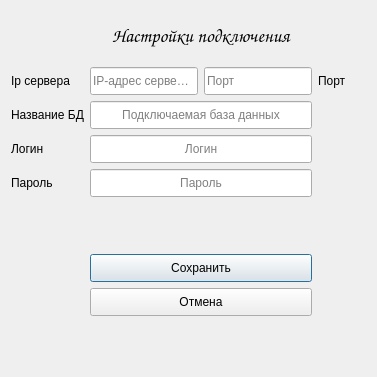
<?xml version="1.0" encoding="UTF-8"?>
<ui version="4.0">
 <class>SetConnectDB</class>
 <widget class="QDialog" name="SetConnectDB">
  <property name="geometry">
   <rect>
    <x>0</x>
    <y>0</y>
    <width>377</width>
    <height>377</height>
   </rect>
  </property>
  <property name="windowTitle">
   <string>Dialog</string>
  </property>
  <layout class="QGridLayout" name="gridLayout">
   <item row="1" column="3">
    <widget class="QLineEdit" name="port_ln">
     <property name="sizePolicy">
      <sizepolicy hsizetype="Preferred" vsizetype="Fixed">
       <horstretch>0</horstretch>
       <verstretch>0</verstretch>
      </sizepolicy>
     </property>
     <property name="minimumSize">
      <size>
       <width>0</width>
       <height>28</height>
      </size>
     </property>
     <property name="maximumSize">
      <size>
       <width>16777215</width>
       <height>30</height>
      </size>
     </property>
     <property name="styleSheet">
      <string notr="true"/>
     </property>
     <property name="text">
      <string/>
     </property>
     <property name="placeholderText">
      <string>Порт</string>
     </property>
    </widget>
   </item>
   <item row="0" column="2" colspan="2">
    <widget class="QLabel" name="label">
     <property name="font">
      <font>
       <family>Comic Sans MS</family>
       <pointsize>14</pointsize>
       <italic>true</italic>
       <bold>false</bold>
      </font>
     </property>
     <property name="text">
      <string>Настройки подключения</string>
     </property>
     <property name="alignment">
      <set>Qt::AlignCenter</set>
     </property>
    </widget>
   </item>
   <item row="0" column="1">
    <spacer name="verticalSpacer_3">
     <property name="orientation">
      <enum>Qt::Vertical</enum>
     </property>
     <property name="sizeHint" stdset="0">
      <size>
       <width>20</width>
       <height>40</height>
      </size>
     </property>
    </spacer>
   </item>
   <item row="1" column="1">
    <widget class="QLabel" name="label_2">
     <property name="text">
      <string>Ip сервера</string>
     </property>
    </widget>
   </item>
   <item row="2" column="1">
    <widget class="QLabel" name="label_3">
     <property name="text">
      <string>Название БД</string>
     </property>
    </widget>
   </item>
   <item row="3" column="2" colspan="2">
    <widget class="QLineEdit" name="login_ln">
     <property name="minimumSize">
      <size>
       <width>0</width>
       <height>28</height>
      </size>
     </property>
     <property name="maximumSize">
      <size>
       <width>16777215</width>
       <height>30</height>
      </size>
     </property>
     <property name="styleSheet">
      <string notr="true"/>
     </property>
     <property name="text">
      <string/>
     </property>
     <property name="alignment">
      <set>Qt::AlignCenter</set>
     </property>
     <property name="placeholderText">
      <string>Логин</string>
     </property>
    </widget>
   </item>
   <item row="2" column="2" colspan="2">
    <widget class="QLineEdit" name="DBname_ln">
     <property name="minimumSize">
      <size>
       <width>0</width>
       <height>28</height>
      </size>
     </property>
     <property name="maximumSize">
      <size>
       <width>16777215</width>
       <height>30</height>
      </size>
     </property>
     <property name="styleSheet">
      <string notr="true"/>
     </property>
     <property name="text">
      <string/>
     </property>
     <property name="alignment">
      <set>Qt::AlignCenter</set>
     </property>
     <property name="placeholderText">
      <string>Подключаемая база данных</string>
     </property>
    </widget>
   </item>
   <item row="1" column="4">
    <widget class="QLabel" name="label_6">
     <property name="text">
      <string>Порт</string>
     </property>
    </widget>
   </item>
   <item row="2" column="4">
    <spacer name="horizontalSpacer_3">
     <property name="orientation">
      <enum>Qt::Horizontal</enum>
     </property>
     <property name="sizeHint" stdset="0">
      <size>
       <width>40</width>
       <height>20</height>
      </size>
     </property>
    </spacer>
   </item>
   <item row="6" column="2" colspan="2">
    <widget class="QPushButton" name="save_btn">
     <property name="minimumSize">
      <size>
       <width>0</width>
       <height>28</height>
      </size>
     </property>
     <property name="maximumSize">
      <size>
       <width>16777215</width>
       <height>30</height>
      </size>
     </property>
     <property name="styleSheet">
      <string notr="true"/>
     </property>
     <property name="text">
      <string>Сохранить</string>
     </property>
    </widget>
   </item>
   <item row="1" column="2">
    <widget class="QLineEdit" name="host_ln">
     <property name="sizePolicy">
      <sizepolicy hsizetype="Preferred" vsizetype="Fixed">
       <horstretch>0</horstretch>
       <verstretch>0</verstretch>
      </sizepolicy>
     </property>
     <property name="minimumSize">
      <size>
       <width>0</width>
       <height>28</height>
      </size>
     </property>
     <property name="maximumSize">
      <size>
       <width>16777215</width>
       <height>30</height>
      </size>
     </property>
     <property name="styleSheet">
      <string notr="true"/>
     </property>
     <property name="text">
      <string/>
     </property>
     <property name="placeholderText">
      <string>IP-адрес сервера БД</string>
     </property>
    </widget>
   </item>
   <item row="3" column="1">
    <widget class="QLabel" name="label_4">
     <property name="text">
      <string>Логин</string>
     </property>
    </widget>
   </item>
   <item row="8" column="2">
    <spacer name="verticalSpacer_2">
     <property name="orientation">
      <enum>Qt::Vertical</enum>
     </property>
     <property name="sizeHint" stdset="0">
      <size>
       <width>20</width>
       <height>40</height>
      </size>
     </property>
    </spacer>
   </item>
   <item row="4" column="1">
    <widget class="QLabel" name="label_5">
     <property name="text">
      <string>Пароль</string>
     </property>
    </widget>
   </item>
   <item row="4" column="2" colspan="2">
    <widget class="QLineEdit" name="passwd_ln">
     <property name="minimumSize">
      <size>
       <width>0</width>
       <height>28</height>
      </size>
     </property>
     <property name="maximumSize">
      <size>
       <width>16777215</width>
       <height>30</height>
      </size>
     </property>
     <property name="styleSheet">
      <string notr="true"/>
     </property>
     <property name="text">
      <string/>
     </property>
     <property name="echoMode">
      <enum>QLineEdit::Password</enum>
     </property>
     <property name="alignment">
      <set>Qt::AlignCenter</set>
     </property>
     <property name="placeholderText">
      <string>Пароль</string>
     </property>
    </widget>
   </item>
   <item row="5" column="2">
    <spacer name="verticalSpacer">
     <property name="orientation">
      <enum>Qt::Vertical</enum>
     </property>
     <property name="sizeHint" stdset="0">
      <size>
       <width>20</width>
       <height>40</height>
      </size>
     </property>
    </spacer>
   </item>
   <item row="7" column="2" colspan="2">
    <widget class="QPushButton" name="cancel_btn">
     <property name="minimumSize">
      <size>
       <width>0</width>
       <height>28</height>
      </size>
     </property>
     <property name="maximumSize">
      <size>
       <width>16777215</width>
       <height>30</height>
      </size>
     </property>
     <property name="styleSheet">
      <string notr="true"/>
     </property>
     <property name="text">
      <string>Отмена</string>
     </property>
    </widget>
   </item>
  </layout>
 </widget>
 <tabstops>
  <tabstop>host_ln</tabstop>
  <tabstop>port_ln</tabstop>
  <tabstop>DBname_ln</tabstop>
  <tabstop>login_ln</tabstop>
  <tabstop>passwd_ln</tabstop>
  <tabstop>save_btn</tabstop>
  <tabstop>cancel_btn</tabstop>
 </tabstops>
 <resources/>
 <connections/>
</ui>
